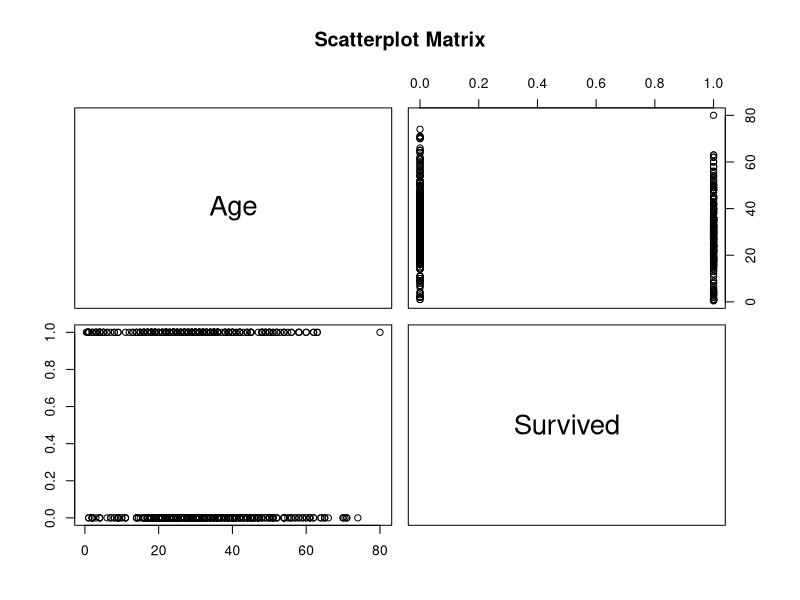

Write R code to recreate this figure.
## ---- chunk 1
knitr::opts_chunk$set(echo = TRUE)
## ---- chunk 2
library("dplyr")
library("ggplot2")
## ---- chunk 3
data<- read.csv("titanic.csv")
data
## ---- chunk 4
na.omit(data)
## ---- chunk 5
#Structure
str(data)
## ---- chunk 6
summary(data)
## ---- chunk 7
pairs(~Age + Survived , data = data,
    main = "Scatterplot Matrix")
## ---- chunk 8
head(data)
## ---- chunk 9
tail(data)
## ---- chunk 10
glimpse(data)
## ---- chunk 11

## ---- chunk 12

